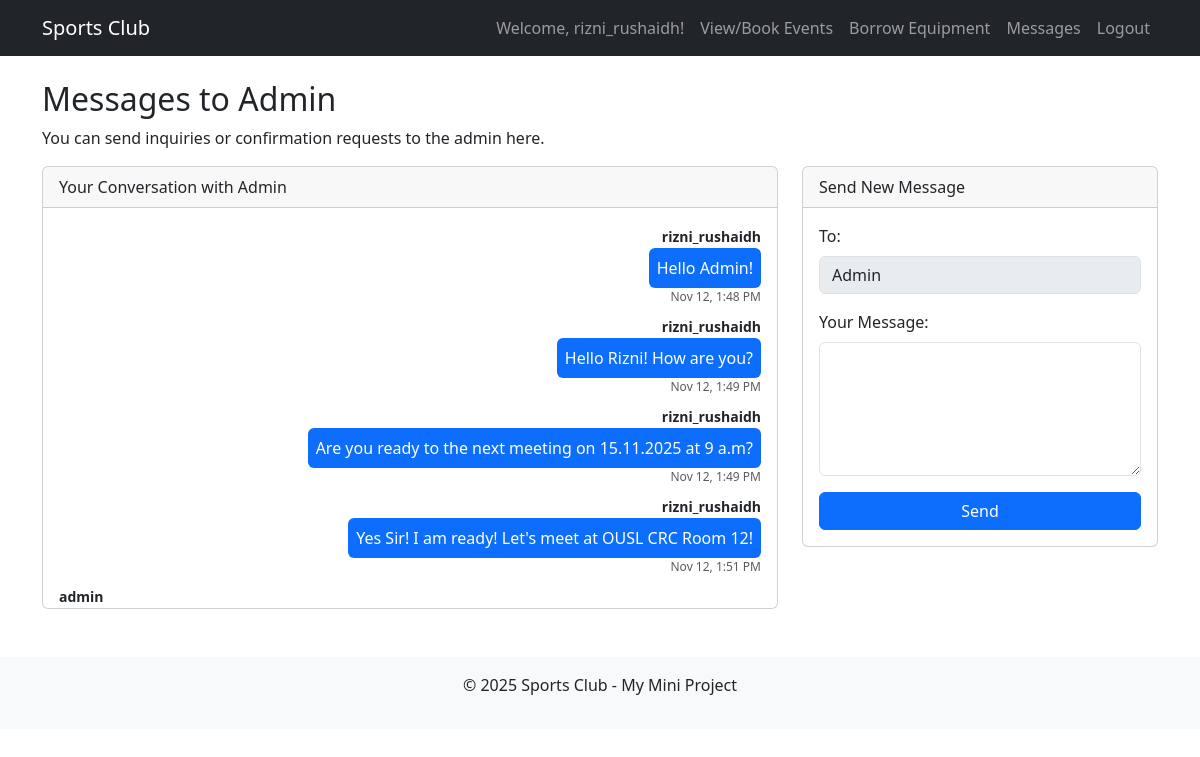
/member_messages.php (signed in), run on the app's committed database.
### tables this page shows
CREATE TABLE `messages` (
  `message_id` int(11) NOT NULL,
  `sender_id` int(11) NOT NULL,
  `receiver_id` int(11) NOT NULL,
  `message_content` text NOT NULL,
  `timestamp` timestamp NOT NULL DEFAULT current_timestamp(),
  `is_read` tinyint(1) DEFAULT 0
);

CREATE TABLE `members` (
  `member_id` int(11) NOT NULL,
  `username` varchar(50) NOT NULL,
  `email` varchar(100) NOT NULL,
  `password_hash` varchar(255) NOT NULL,
  `full_name` varchar(100) NOT NULL,
  `role` enum('member','admin') NOT NULL DEFAULT 'member',
  `registration_date` timestamp NOT NULL DEFAULT current_timestamp()
);

### member_messages.php (the view, shortened to what this page needs)
<?php
include 'header.php';
include 'db_connect.php';
$member_id = $_SESSION['member_id'];
$admin_id = 9;
?>
<h2>Messages to Admin</h2>
<p>You can send inquiries or confirmation requests to the admin here.</p>
<div class="row">
    <div class="col-md-8">
        <div class="card">
            <div class="card-header">
                Your Conversation with Admin
            </div>
            <div class="card-body" style="height: 400px; overflow-y: scroll;">
                <?php
                $sql = "SELECT m.*, s.username as sender_username
                        FROM Messages m
                        JOIN Members s ON m.sender_id = s.member_id
                        WHERE (m.sender_id = ? AND m.receiver_id = ?)
                           OR (m.sender_id = ? AND m.receiver_id = ?)
                        ORDER BY m.timestamp ASC";
                $stmt = $conn->prepare($sql);
                $stmt->bind_param("iiii", $member_id, $admin_id, $admin_id, $member_id);
                $stmt->execute();
                $result = $stmt->get_result();
                if ($result->num_rows > 0) {
                    while ($row = $result->fetch_assoc()) {
                        $is_sender = ($row['sender_id'] == $member_id);
                        echo "<div class='mb-2 " . ($is_sender ? "text-end" : "text-start") . "'>";
                        echo "<small class='fw-bold'>" . htmlspecialchars($row['sender_username']) . "</small><br>";
                        echo "<div class='d-inline-block p-2 rounded " . ($is_sender ? "bg-primary text-white" : "bg-light") . "'>";
                        echo htmlspecialchars($row['message_content']);
                        echo "</div>";
                        echo "<div class='text-muted' style='font-size: 0.75rem;'>" . date('M j, g:i A', strtotime($row['timestamp'])) . "</div>";
                        echo "</div>";
                    }
                } else {
                    echo "<p class='text-center'>No messages yet. Send one to start the conversation!</p>";
                }
                ?>
            </div>
        </div>
    </div>
    <div class="col-md-4">
        <div class="card">
            <div class="card-header">
                Send New Message
            </div>
            <div class="card-body">
                <form action="member_messages.php" method="POST">
                    <div class="mb-3">
                        <label class="form-label">To:</label>
                        <input type="text" class="form-control" value="Admin" disabled>
                    </div>
                    <div class="mb-3">
                        <label class="form-label" for="message_content">Your Message:</label>
                        <textarea class="form-control" name="message_content" id="message_content" rows="5" required></textarea>
                    </div>
                    <button type="submit" name="send_message" class="btn btn-primary w-100">Send</button>
                </form>
            </div>
        </div>
    </div>
</div>
<?php
include 'footer.php';
?>

### data on the page
messages: sender.username "rizni_rushaidh", message_content "Hello Admin!", timestamp "Nov 12, 1:48 PM"
messages: sender.username "rizni_rushaidh", message_content "Hello Rizni! How are you?", timestamp "Nov 12, 1:49 PM"
messages: sender.username "rizni_rushaidh", message_content "Are you ready to the next meeting on 15.11.2025 at 9 a.m?", timestamp "Nov 12, 1:49 PM"
messages: sender.username "rizni_rushaidh", message_content "Yes Sir! I am ready! Let's meet at OUSL CRC Room 12!", timestamp "Nov 12, 1:51 PM"
messages: sender.username "admin"

### other printed values
$_SESSION['username'] "rizni_rushaidh"
